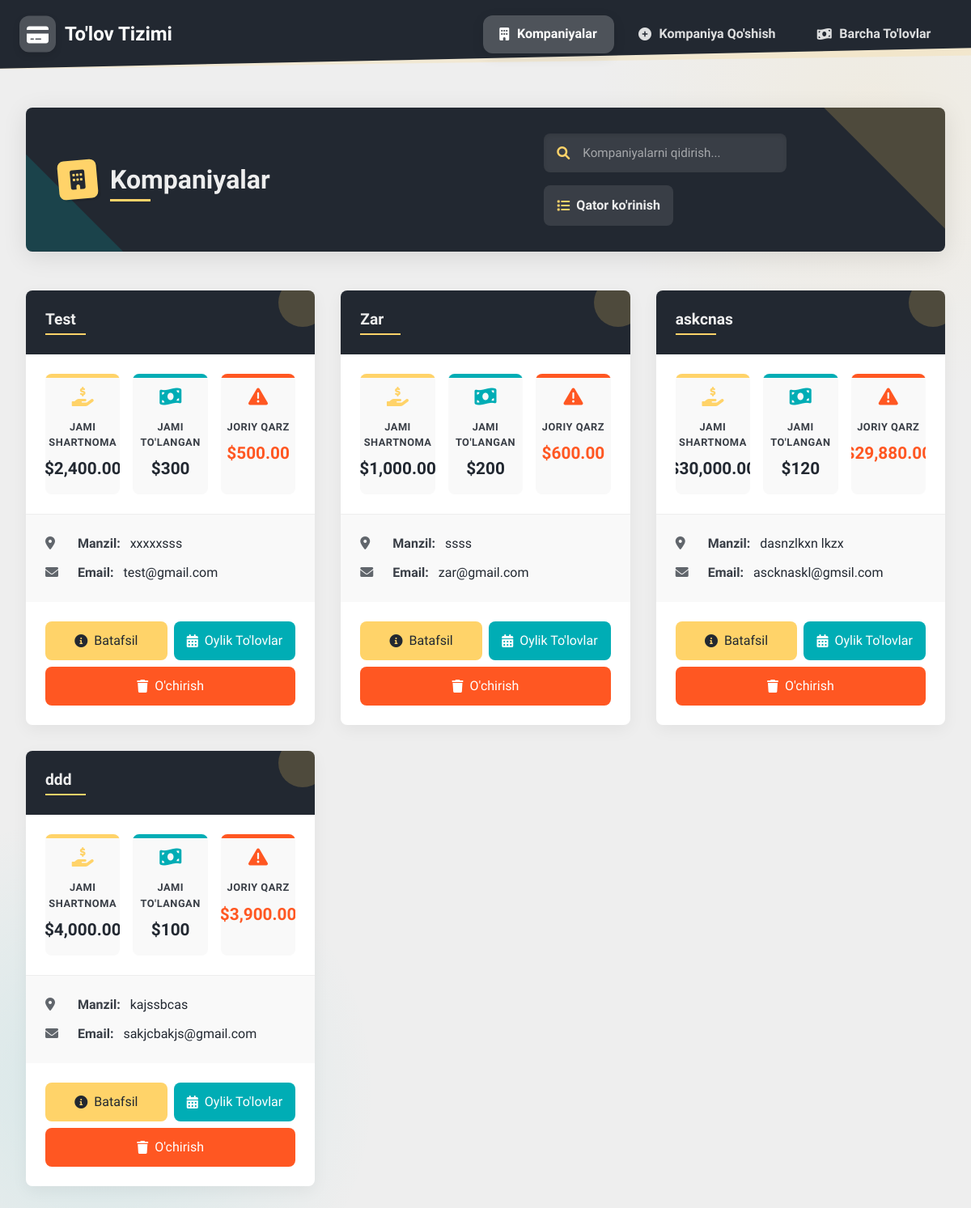
Before: / with the older database file.
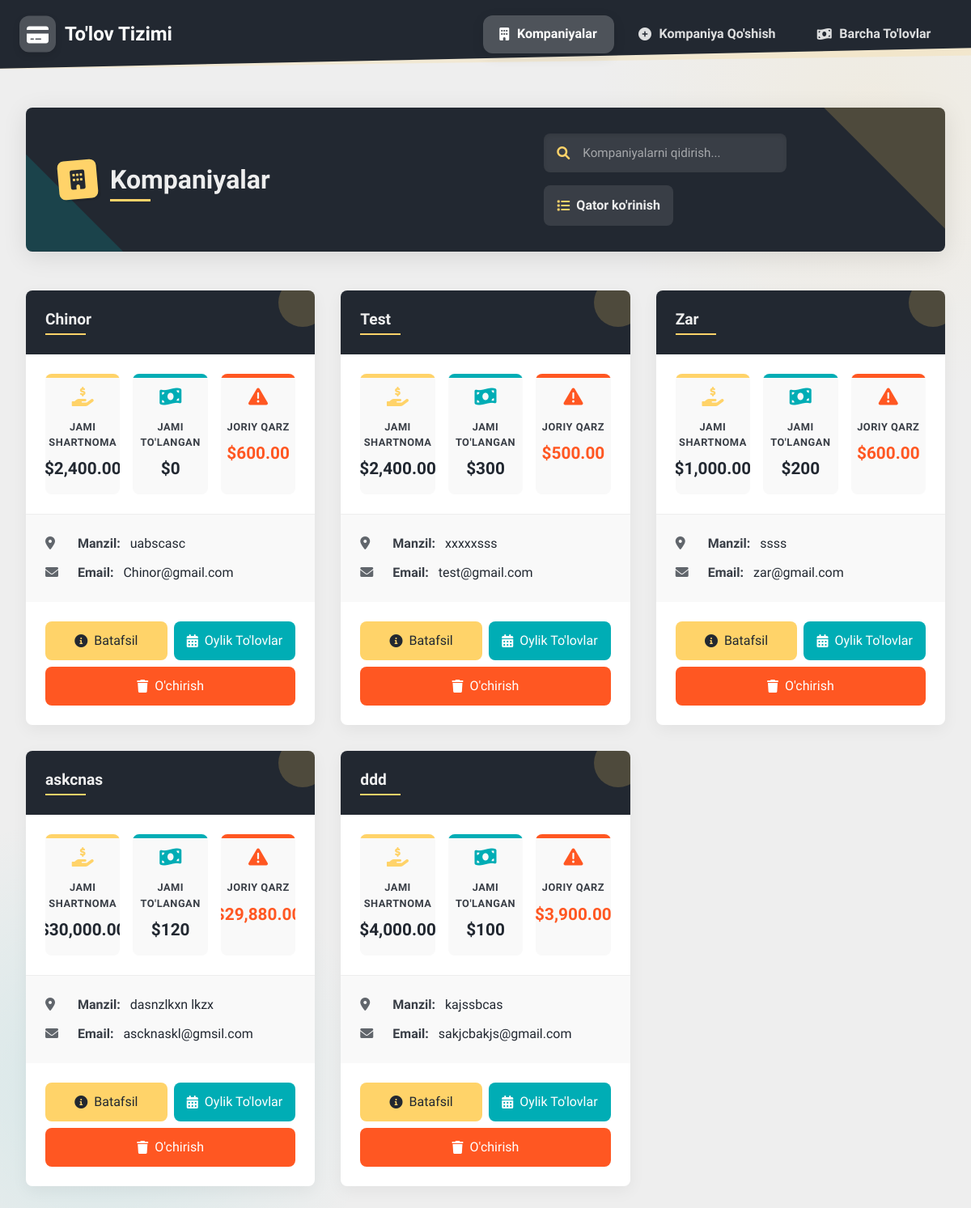
After: the same page with the newer database file.
### dbr_payment/models.py (models this page shows, shortened)
class Company(models.Model):
    name = models.CharField(max_length=200)
    email = models.EmailField()
    contact_number = models.CharField(max_length=20)
    address = models.TextField()
    telegram_chat_id = models.CharField(
        max_length=100,
        blank=True,
        null=True,
        verbose_name="Telegram Chat ID"
    )
    created_at = models.DateTimeField(auto_now_add=True)
    class Meta:
        verbose_name_plural = "Companies"

### dbr_payment/views.py (the view)
# urls.py: path('', views.CompanyListView.as_view(), name='company-list'),
class CompanyListView(ListView):
    model = Company
    template_name = 'payments/company_list.html'
    context_object_name = 'companies'
    ordering = ['name']
    def get_queryset(self):
        companies = []
        queryset = super().get_queryset()
        today = timezone.now().date()
        for company in queryset:
            company_info = {
                'company': company,
                'monthly_status': [],
                'total_to_pay': Decimal('0'),
                'total_paid': Decimal('0'),
                'current_due': Decimal('0'),  # Due up to current month
                'payment_percentage': 0
            }
            arrangements = company.arrangements.filter(is_active=True)
            total_expected_until_now = Decimal('0')
            total_paid = Decimal('0')
            for arrangement in arrangements:
                start_date = arrangement.start_date
                payments = company.payments.filter(arrangement=arrangement)
                months_elapsed = (
                        (today.year - start_date.year) * 12
                        + today.month - start_date.month
                        + 1  # Include current month
                )
                months_to_consider = min(months_elapsed, arrangement.number_of_months)
                if months_to_consider > 0:
                    expected_until_now = arrangement.monthly_amount * months_to_consider
                    total_expected_until_now += expected_until_now
                    arrangement_payments = payments.filter(month_number__lte=months_to_consider)
                    paid_amount = arrangement_payments.aggregate(
                        total=Sum('amount_paid'))['total'] or Decimal('0')
                    total_paid += paid_amount
                company_info['total_to_pay'] += (arrangement.monthly_amount * arrangement.number_of_months)
                for month in range(1, arrangement.number_of_months + 1):
                    target_month = start_date.month + (month - 1)
                    target_year = start_date.year + (target_month - 1) // 12
                    actual_month = ((target_month - 1) % 12) + 1
                    month_name_str = f"{month_name[actual_month]} {target_year}"
                    month_payments = payments.filter(month_number=month)
                    total_month_paid = month_payments.aggregate(
                        total=Sum('amount_paid'))['total'] or Decimal('0')
                    if total_month_paid >= arrangement.monthly_amount:
                        status = 'PAID'
                    elif total_month_paid > 0:
                        status = 'PARTIAL'
                    else:
                        status = 'UNPAID'
                    month_data = {
                        'month': month,
                        'month_name': month_name_str,
                        'expected': arrangement.monthly_amount,
                        'paid': total_month_paid,
                        'status': status
                    }
                    company_info['monthly_status'].append(month_data)
            company_info['total_paid'] = total_paid
            company_info['current_due'] = total_expected_until_now - total_paid
            if total_expected_until_now > 0:
                payment_percentage = (total_paid / total_expected_until_now) * 100
                company_info['payment_percentage'] = round(payment_percentage, 2)
            companies.append(company_info)
        return companies
    def get_context_data(self, **kwargs):
        context = super().get_context_data(**kwargs)
        return context

### templates/payments/company_list.html (shortened to what this page needs)
{% extends 'payments/base4.html' %}
{% load humanize %}
{% block content %}
    <div class="header-container">
        <div class="page-header">
            <div class="header-title">
                <div class="header-icon">
                    <i class="fas fa-building"></i>
                </div>
                <h1>Kompaniyalar</h1>
            </div>
            <div class="header-controls">
                <div class="search-wrapper">
                    <i class="fas fa-search search-icon"></i>
                    <input
                        type="text"
                        id="companySearch"
                        class="search-input"
                        placeholder="Kompaniyalarni qidirish..."
                        aria-label="Kompaniyalarni qidirish"
                    >
                </div>
                <button id="viewToggle" class="view-toggle">
                    <i class="fas fa-list"></i>
                    <span id="viewToggleText">Qator ko'rinish</span>
                </button>
            </div>
        </div>
    </div>
    <div class="companies-container">
        <div class="companies-grid" id="companiesContainer">
            {% if companies %}
                {% for company_info in companies %}
                    <div class="company-item" data-company-name="{{ company_info.company.name|lower }}">
                        <div class="company-card">
                            <div class="card-row">
                                <div class="card-header">
                                    <h3>{{ company_info.company.name }}</h3>
                                </div>
                                <div class="stats-container">
                                    <div class="stat-box total-agreement">
                                        <div class="stat-icon">
                                            <i class="fas fa-hand-holding-usd"></i>
                                        </div>
                                        <div class="stat-content">
                                            <div class="stat-label">Jami Shartnoma</div>
                                            <div class="stat-value">${{ company_info.total_to_pay|intcomma }}</div>
                                        </div>
                                    </div>
                                    <div class="stat-box total-paid">
                                        <div class="stat-icon">
                                            <i class="fas fa-money-bill-wave"></i>
                                        </div>
                                        <div class="stat-content">
                                            <div class="stat-label">Jami To'langan</div>
                                            <div class="stat-value">${{ company_info.total_paid|intcomma }}</div>
                                        </div>
                                    </div>
                                    <div class="stat-box current-due">
                                        <div class="stat-icon">
                                            <i class="fas fa-exclamation-triangle"></i>
                                        </div>
                                        <div class="stat-content">
                                            <div class="stat-label">Joriy Qarz</div>
                                            <div class="stat-value {% if company_info.current_due > 0 %}due{% else %}not-due{% endif %}">
                                                ${{ company_info.current_due|intcomma }}
                                            </div>
                                        </div>
                                    </div>
                                </div>
                            </div>
                            <div class="company-info">
                                {% if company_info.company.address %}
                                    <div class="info-item">
                                        <div class="info-icon">
                                            <i class="fas fa-map-marker-alt"></i>
                                        </div>
                                        <div class="info-content">
                                            <span class="info-label">Manzil:</span>
                                            <span class="info-value">{{ company_info.company.address }}</span>
                                        </div>
                                    </div>
                                {% endif %}
                                {% if company_info.company.email %}
                                    <div class="info-item">
                                        <div class="info-icon">
                                            <i class="fas fa-envelope"></i>
                                        </div>
                                        <div class="info-content">
                                            <span class="info-label">Email:</span>
                                            <span class="info-value">{{ company_info.company.email }}</span>
                                        </div>
                                    </div>
                                {% endif %}
                            </div>
                            <div class="card-actions">
                                <a href="{% url 'payments:company-detail' company_info.company.pk %}" class="btn-custom btn-details">
                                    <i class="fas fa-info-circle"></i> Batafsil
                                </a>
                                <a href="{% url 'payments:company-monthly-payments' company_info.company.pk %}" class="btn-custom btn-payments">
                                    <i class="fas fa-calendar-alt"></i> Oylik To'lovlar
                                </a>
                                <a href="{% url 'payments:delete-company' company_info.company.pk %}" class="btn-custom btn-delete">
                                    <i class="fas fa-trash"></i> O'chirish
                                </a>
                            </div>
                        </div>
                    </div>
                {% endfor %}
            {% endif %}
        </div>
    </div>
{% endblock %}

### templates/payments/base4.html (shortened to what this page needs)
<!DOCTYPE html>
<html lang="uz">
<head>
    <link href="https://cdn.jsdelivr.net/npm/bootstrap@5.1.3/dist/css/bootstrap.min.css" rel="stylesheet">
    <link href="https://cdnjs.cloudflare.com/ajax/libs/font-awesome/6.0.0/css/all.min.css" rel="stylesheet">
</head>
<body>
    <nav class="navbar navbar-expand-lg">
        <div class="container-fluid px-4">
            <a class="navbar-brand" href="{% url 'payments:company-list' %}">
                <span class="brand-icon-wrapper">
                    <i class="fas fa-credit-card"></i>
                </span>
                To'lov Tizimi
            </a>
            <div class="collapse navbar-collapse" id="navbarNav">
                <ul class="navbar-nav ms-auto">
                    <li class="nav-item">
                        <a class="nav-link {% if request.resolver_match.url_name == 'company-list' %}active{% endif %}"
                           href="{% url 'payments:company-list' %}">
                            <i class="fas fa-building"></i>
                            Kompaniyalar
                        </a>
                    </li>
                    <li class="nav-item">
                        <a class="nav-link" href="{% url 'payments:add-company' %}">
                            <i class="fas fa-plus-circle"></i>
                            Kompaniya Qo'shish
                        </a>
                    </li>
                    <li class="nav-item">
                        <a class="nav-link" href="{% url 'payments:all-companies-payments' %}">
                             <i class="fas fa-money-bill-wave"></i>
                             Barcha To'lovlar
                        </a>
                    </li>
                </ul>
            </div>
        </div>
    </nav>
    <div class="main-content">
        {% block content %}{% endblock %}
    </div>
</body>
</html>

### templates/payments/base4.html (style rules this page uses)
:root { --primary: #222831; --secondary: #393E46; --accent: #FFD369; --light: #EEEEEE; --success: #00ADB5; --danger: #FF5722; --warning: #FFA000; }
body { font-family: 'Mulish', sans-serif; background-color: var(--light); background-image: radial-gradient(circle at 90% 10%, rgba(255, 211, 105, 0.1) 0%, transparent 20%), radial-gradient(circle at 10% 90%, rgba(0, 173, 181, 0.1) 0%, transparent 20%); background-attachment: fixed; min-height: 100vh; color: var(--primary); }
.navbar { background: transparent; padding: 1.2rem 0; position: relative; z-index: 20; }
.navbar::before { content: ''; position: absolute; top: 0; left: 0; width: 100%; height: 100%; background: var(--primary); clip-path: polygon(0 0, 100% 0, 100% 70%, 0% 100%); z-index: -1; }
.navbar::after { content: ''; position: absolute; top: 5px; left: 0; width: 100%; height: 100%; background: var(--accent); clip-path: polygon(0 0, 100% 0, 100% 75%, 0% 95%); z-index: -2; opacity: 0.2; }
.navbar-brand { font-weight: 800; font-size: 1.5rem; color: white !important; position: relative; padding-left: 3.5rem; }
.brand-icon-wrapper { position: absolute; left: 0; top: 50%; transform: translateY(-50%); width: 45px; height: 45px; background: rgba(255, 255, 255, 0.2); border-radius: 12px; display: flex; align-items: center; justify-content: center; box-shadow: 0 4px 10px rgba(0, 0, 0, 0.1); }
.nav-link { color: rgba(255, 255, 255, 0.85) !important; font-weight: 600; padding: 0.7rem 1.3rem !important; border-radius: 12px; position: relative; z-index: 1; transition: all 0.3s ease; margin: 0 0.3rem; display: flex; align-items: center; gap: 0.6rem; }
.nav-link::before { content: ''; position: absolute; bottom: 0; left: 0; width: 100%; height: 0; background: rgba(255, 255, 255, 0.15); z-index: -1; transition: all 0.3s ease; border-radius: 12px; }
.nav-link.active { background: rgba(255, 255, 255, 0.2); color: white !important; box-shadow: 0 4px 15px rgba(0, 0, 0, 0.1); }
.main-content { position: relative; padding: 2rem 0; margin-top: 1rem; }
.card-header { background-color: var(--primary); color: white; border-bottom: none; padding: 1.25rem 1.5rem; position: relative; overflow: hidden; }
.card-header::before { content: ''; position: absolute; top: -15px; right: -15px; width: 60px; height: 60px; background-color: var(--accent); border-radius: 50%; opacity: 0.2; }

Changed rows visible on the page:
added Company: company.name "Chinor", total_to_pay "2,400.00", total_paid "0", current_due "600.00", company.address "uabscasc", company.email "Chinor@gmail.com"
